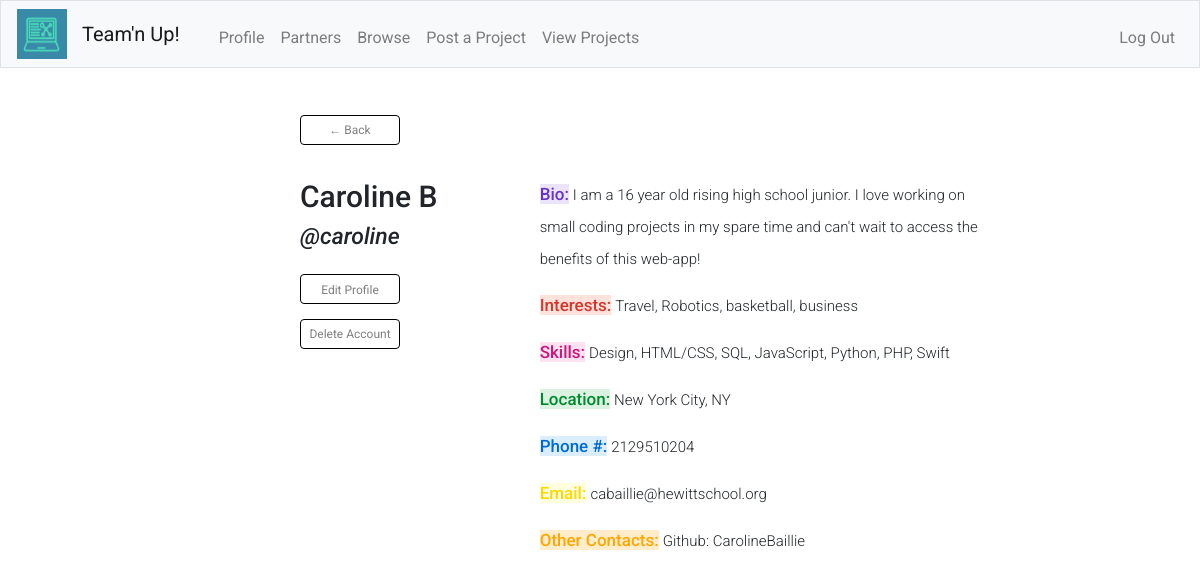
The page /profile (signed in) on the database its author committed.
### tables this page shows
CREATE TABLE profile
(
    id INTEGER,
    username TEXT,
    name TEXT,
    bio TEXT,
    interests TEXT,
    skills TEXT,
    location TEXT,
    phone TEXT,
    email TEXT,
    info TEXT
);

### app.py (the view)
@app.route("/profile", methods=["GET","POST"])
def profile():
    if request.method == "POST":
        person_id = request.form.get("person_id")
        row = db.execute("SELECT * FROM profile WHERE id = :user_id", user_id=person_id)[0]
        return render_template("profile.html",row=row,yours=None)
    else:
        row = db.execute("SELECT * FROM profile WHERE id = :user_id", user_id=session["user_id"])[0]
        return render_template("profile.html",row=row,yours="yes")

### app.py (called while the page is built)
@app.after_request
def after_request(response):
    response.headers["Cache-Control"] = "no-cache, no-store, must-revalidate"
    response.headers["Expires"] = 0
    response.headers["Pragma"] = "no-cache"
    return response

### templates/profile.html (shortened to what this page needs)
{% extends "layout.html" %}
{% block body %}
<div class="profile-page">
<div class="parent">
    <br>
    <div>
        <form action="/browse" style="display: inline;font-size:larger;">
            <button class="back" type="submit">
                &#8592 Back</button>
        </form>
    <br>
    <br>
    <div id="profilePart">
        <div id="nameEtc" >
            <h1 class="profile-name">{{row["name"]}}</h1>
            <h3 class="profile-name"><i>@{{ row["username"] }}</i></h3>
            {% if yours %}
                <form action="/updateProf2" method="post">
                    <input class="second btn btn-primary" id="partnerUp" type="submit" name="button" value="Edit Profile">
                </form>
                <form action="/deleteAcc">
                    <input id="logOut" type="submit" value="Delete Account">
                </form>
            {% else %}
                <form action="/partners" method="post">
                    <input type="hidden" name="person_id" value="{{row['id']}}">
                    <input class="second btn btn-primary" id="partnerUp" type="submit" name="button" value="Partner Up">
                </form>
            {% endif %}
        </div>
        <div id="about">
            <div>
                <div class="section">
                <h4 class="sub purple bio" id="bio" >Bio:</h4>
                <p class="ans">{{row["bio"]}}</p>
                <br>
            </div>
                <div class="section">
                <h4 class="sub red interests">Interests:</h4>
                <p class="ans" >{{row["interests"]}}</p>
                <br></div>
                <div class="section">
                <h4 class="sub pink skills" >Skills:</h4>
                <p class="ans" >{{row["skills"]}}</p>
                <br>
                </div>
                <div class="section">
                <h4 class="sub green location">Location:</h4>
                <p class="ans"> {{row["location"]}}</p>
                <br>
                </div>
                <div class="section">
                <h4 class="sub blue phone">Phone #:</h4>
                <p class="ans">{{row["phone"]}}</p>
                <br>
            </div>
                <div class="section">
                <h4 class="sub yellow email">Email:</h4>
                <p class="ans">{{ row["email"] }}</p>
            {% if row["info"] != None %}<br>
        </div>
            <div class="section">
                    <h4 class="sub orange other">Other Contacts:</h4>
                    <p class="ans">{{row["info"]}}</p>
                    </div>
            {% endif %}
        </div>
    </div>
</div>
</div>
{% endblock %}

### static/layout.css (style rules this page uses)
* { font-family: 'Roboto', sans-serif; }
.red { color: rgb(214, 54, 43); background-color: rgb(254, 226, 219) }
.purple { color: rgb(102, 51, 204); background-color: rgb(236, 228, 252); }
.pink { color: rgb(204, 20, 123); background-color: rgb(255, 226, 242); }
.green { color: rgb(0, 138, 45); background-color: rgb(219, 242, 226); }
.yellow { color: #FFD700; background-color: rgb(255,255,224); }
.orange { color: rgb(255, 166, 0); background-color: rgb(255, 236, 202); }
.blue { color: rgb(0, 106, 212); background-color: rgb(219, 238, 255); }

### templates/profile.html (style rules this page uses)
.profile-page { margin-left:25%; }
h1.profile-name { font-size:30px; }
h3.profile-name { font-size:23px; margin-right:100px; }
.parent { text-align: left; margin-right: 200px; line-height: 2; }
.sub, .ans { display: inline; }
.editProfile, #logOut, button.back, #partnerUp { height: 30px; width: 100px; margin-top: 15px; border: 1px solid black; border-radius: 4px; background-color: white; color: gray; text-align: center; font-size: 12px; }
#profilePart { display: flex; }
#nameEtc { height: 500px; }
h4.sub { font-size:17px; width:55%; }
p.ans { font-size:15px; width:55%; font-weight:300; }
.section { margin-left:40px; margin-bottom:15px; }

### rows shown on the page
profile: name "Caroline B", username "caroline", bio "I am a 16 year old rising high school junior. I love working on small coding projects in my spare time and can't wait to access the benefits of this web-app!", interests "Travel, Robotics, basketball, business", skills "Design, HTML/CSS, SQL, JavaScript, Python, PHP, Swift", location "New York City, NY", phone "2129510204", email "cabaillie@hewittschool.org", info "Github: CarolineBaillie"
